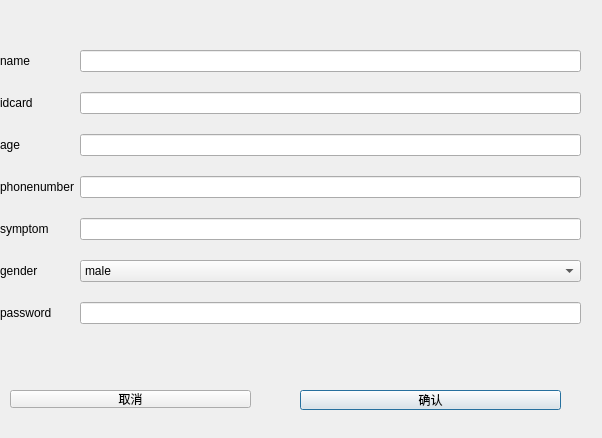
<?xml version="1.0" encoding="UTF-8"?>
<ui version="4.0">
 <class>zhuce</class>
 <widget class="QDialog" name="zhuce">
  <property name="geometry">
   <rect>
    <x>0</x>
    <y>0</y>
    <width>602</width>
    <height>438</height>
   </rect>
  </property>
  <property name="windowTitle">
   <string>Dialog</string>
  </property>
  <widget class="QWidget" name="formLayoutWidget">
   <property name="geometry">
    <rect>
     <x>0</x>
     <y>50</y>
     <width>581</width>
     <height>281</height>
    </rect>
   </property>
   <layout class="QFormLayout" name="formLayout">
    <property name="horizontalSpacing">
     <number>5</number>
    </property>
    <property name="verticalSpacing">
     <number>20</number>
    </property>
    <item row="0" column="0">
     <widget class="QLabel" name="label">
      <property name="text">
       <string>name</string>
      </property>
     </widget>
    </item>
    <item row="0" column="1">
     <widget class="QLineEdit" name="nameedit"/>
    </item>
    <item row="1" column="0">
     <widget class="QLabel" name="label_2">
      <property name="text">
       <string>idcard</string>
      </property>
     </widget>
    </item>
    <item row="1" column="1">
     <widget class="QLineEdit" name="idcardedit"/>
    </item>
    <item row="2" column="0">
     <widget class="QLabel" name="label_3">
      <property name="text">
       <string>age</string>
      </property>
     </widget>
    </item>
    <item row="2" column="1">
     <widget class="QLineEdit" name="ageedit"/>
    </item>
    <item row="3" column="0">
     <widget class="QLabel" name="label_4">
      <property name="text">
       <string>phonenumber</string>
      </property>
     </widget>
    </item>
    <item row="3" column="1">
     <widget class="QLineEdit" name="phonenumberedit"/>
    </item>
    <item row="4" column="0">
     <widget class="QLabel" name="label_5">
      <property name="text">
       <string>symptom</string>
      </property>
     </widget>
    </item>
    <item row="4" column="1">
     <widget class="QLineEdit" name="symptomedit">
      <property name="text">
       <string/>
      </property>
     </widget>
    </item>
    <item row="5" column="0">
     <widget class="QLabel" name="label_8">
      <property name="text">
       <string>gender</string>
      </property>
     </widget>
    </item>
    <item row="5" column="1">
     <widget class="QComboBox" name="genderbox">
      <item>
       <property name="text">
        <string>male</string>
       </property>
      </item>
      <item>
       <property name="text">
        <string>female</string>
       </property>
      </item>
     </widget>
    </item>
    <item row="6" column="0">
     <widget class="QLabel" name="label_6">
      <property name="text">
       <string>password</string>
      </property>
     </widget>
    </item>
    <item row="6" column="1">
     <widget class="QLineEdit" name="passwordedit">
      <property name="echoMode">
       <enum>QLineEdit::EchoMode::Password</enum>
      </property>
     </widget>
    </item>
   </layout>
  </widget>
  <widget class="QPushButton" name="btnok">
   <property name="geometry">
    <rect>
     <x>300</x>
     <y>390</y>
     <width>261</width>
     <height>20</height>
    </rect>
   </property>
   <property name="text">
    <string>确认</string>
   </property>
  </widget>
  <widget class="QPushButton" name="btnclose">
   <property name="geometry">
    <rect>
     <x>10</x>
     <y>390</y>
     <width>241</width>
     <height>18</height>
    </rect>
   </property>
   <property name="text">
    <string>取消</string>
   </property>
  </widget>
 </widget>
 <resources/>
 <connections>
  <connection>
   <sender>btnclose</sender>
   <signal>clicked()</signal>
   <receiver>zhuce</receiver>
   <slot>close()</slot>
   <hints>
    <hint type="sourcelabel">
     <x>130</x>
     <y>398</y>
    </hint>
    <hint type="destinationlabel">
     <x>300</x>
     <y>218</y>
    </hint>
   </hints>
  </connection>
 </connections>
</ui>
